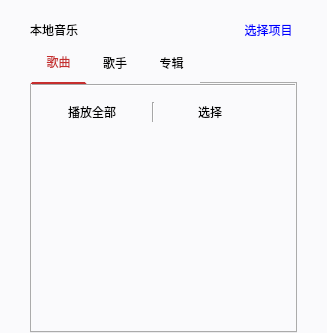
              <widget class="QWidget" name="topRightStackedWidgetPage1" native="true">
               <layout class="QGridLayout" name="gridLayout_4">
                <property name="leftMargin">
                 <number>0</number>
                </property>
                <property name="topMargin">
                 <number>0</number>
                </property>
                <property name="rightMargin">
                 <number>0</number>
                </property>
                <property name="bottomMargin">
                 <number>0</number>
                </property>
                <property name="spacing">
                 <number>0</number>
                </property>
                <item row="0" column="0">
                 <widget class="QFrame" name="frame_8">
                  <property name="styleSheet">
                   <string notr="true">QFrame{
    background-color:#fafafc;
}</string>
                  </property>
                  <property name="frameShape">
                   <enum>QFrame::NoFrame</enum>
                  </property>
                  <property name="frameShadow">
                   <enum>QFrame::Plain</enum>
                  </property>
                  <layout class="QVBoxLayout" name="verticalLayout_4">
                   <property name="spacing">
                    <number>0</number>
                   </property>
                   <property name="leftMargin">
                    <number>30</number>
                   </property>
                   <property name="topMargin">
                    <number>20</number>
                   </property>
                   <property name="rightMargin">
                    <number>30</number>
                   </property>
                   <property name="bottomMargin">
                    <number>0</number>
                   </property>
                   <item>
                    <layout class="QHBoxLayout" name="horizontalLayout_10">
                     <property name="spacing">
                      <number>0</number>
                     </property>
                     <item>
                      <widget class="QLabel" name="label_3">
                       <property name="text">
                        <string>本地音乐</string>
                       </property>
                      </widget>
                     </item>
                     <item>
                      <spacer name="horizontalSpacer_4">
                       <property name="orientation">
                        <enum>Qt::Horizontal</enum>
                       </property>
                       <property name="sizeHint" stdset="0">
                        <size>
                         <width>40</width>
                         <height>20</height>
                        </size>
                       </property>
                      </spacer>
                     </item>
                     <item>
                      <widget class="QToolButton" name="toolButton_FileOpen">
                       <property name="maximumSize">
                        <size>
                         <width>90</width>
                         <height>20</height>
                        </size>
                       </property>
                       <property name="styleSheet">
                        <string notr="true">QToolButton{
	background-color:#fafafc;
    border:0px;      
	font: 10pt &quot;Microsoft YaHei UI&quot;;
    color:blue;
}
QToolButton:pressed{ /*按下按钮后*/  
    background-color:#fafafc;   
}</string>
                       </property>
                       <property name="text">
                        <string>选择项目</string>
                       </property>
                       <property name="icon">
                        <iconset resource="rescources.qrc">
                         <normaloff>:/Resources/btnlist.png</normaloff>:/Resources/btnlist.png</iconset>
                       </property>
                       <property name="toolButtonStyle">
                        <enum>Qt::ToolButtonTextBesideIcon</enum>
                       </property>
                      </widget>
                     </item>
                    </layout>
                   </item>
                   <item>
                    <widget class="QTabWidget" name="tabWidget">
                     <property name="styleSheet">
                      <string notr="true">QTabWidget::pane { /* The tab widget frame */
    border：0px;
}
QTabWidget::tab-bar {
   min-width:210px;
   min-height:40px;
   left:-40px;
}
QTabBar::tab {
    background:#fafafc;
    min-width: 50px;
    min-height:40px; 
    border: 2px solid #fafafc; 
    font: 11pt &quot;Microsoft YaHei UI&quot;;;
}
QTabBar::tab:selected {
    border-bottom-color: #c62e2e; /* same as pane color */
    color:#c62e2e;
}</string>
                     </property>
                     <property name="tabShape">
                      <enum>QTabWidget::Rounded</enum>
                     </property>
                     <property name="currentIndex">
                      <number>0</number>
                     </property>
                     <property name="elideMode">
                      <enum>Qt::ElideNone</enum>
                     </property>
                     <property name="documentMode">
                      <bool>false</bool>
                     </property>
                     <property name="tabsClosable">
                      <bool>false</bool>
                     </property>
                     <property name="movable">
                      <bool>false</bool>
                     </property>
                     <widget class="QWidget" name="tab">
                      <attribute name="title">
                       <string>歌曲</string>
                      </attribute>
                      <layout class="QVBoxLayout" name="verticalLayout_6">
                       <property name="spacing">
                        <number>0</number>
                       </property>
                       <property name="leftMargin">
                        <number>0</number>
                       </property>
                       <property name="topMargin">
                        <number>0</number>
                       </property>
                       <property name="rightMargin">
                        <number>0</number>
                       </property>
                       <property name="bottomMargin">
                        <number>0</number>
                       </property>
                       <item>
                        <widget class="QFrame" name="frame_7">
                         <property name="styleSheet">
                          <string notr="true">QFrame{
    background-color:#fafafc;
}</string>
                         </property>
                         <property name="frameShape">
                          <enum>QFrame::NoFrame</enum>
                         </property>
                         <property name="frameShadow">
                          <enum>QFrame::Plain</enum>
                         </property>
                         <layout class="QVBoxLayout" name="verticalLayout_5">
                          <property name="spacing">
                           <number>0</number>
                          </property>
                          <property name="leftMargin">
                           <number>0</number>
                          </property>
                          <property name="topMargin">
                           <number>0</number>
                          </property>
                          <property name="rightMargin">
                           <number>0</number>
                          </property>
                          <property name="bottomMargin">
                           <number>0</number>
                          </property>
                          <item>
                           <widget class="Line" name="line">
                            <property name="frameShadow">
                             <enum>QFrame::Sunken</enum>
                            </property>
                            <property name="orientation">
                             <enum>Qt::Horizontal</enum>
                            </property>
                           </widget>
                          </item>
                          <item>
                           <layout class="QHBoxLayout" name="horizontalLayout_9">
                            <property name="spacing">
                             <number>10</number>
                            </property>
                            <property name="leftMargin">
                             <number>10</number>
                            </property>
                            <item>
                             <widget class="QToolButton" name="toolButton_10">
                              <property name="minimumSize">
                               <size>
                                <width>100</width>
                                <height>50</height>
                               </size>
                              </property>
                              <property name="maximumSize">
                               <size>
                                <width>16777215</width>
                                <height>16777215</height>
                               </size>
                              </property>
                              <property name="layoutDirection">
                               <enum>Qt::LeftToRight</enum>
                              </property>
                              <property name="autoFillBackground">
                               <bool>false</bool>
                              </property>
                              <property name="styleSheet">
                               <string notr="true">QToolButton{
	background-color:#fafafc;
    border:0px;      
	font: 10pt &quot;Microsoft YaHei UI&quot;;
}
QToolButton:pressed{ /*按下按钮后*/  
    background-color:#fafafc;   
}</string>
                              </property>
                              <property name="text">
                               <string>播放全部</string>
                              </property>
                              <property name="icon">
                               <iconset resource="rescources.qrc">
                                <normaloff>:/Resources/btnmusic2.png</normaloff>:/Resources/btnmusic2.png</iconset>
                              </property>
                              <property name="iconSize">
                               <size>
                                <width>20</width>
                                <height>20</height>
                               </size>
                              </property>
                              <property name="popupMode">
                               <enum>QToolButton::InstantPopup</enum>
                              </property>
                              <property name="toolButtonStyle">
                               <enum>Qt::ToolButtonTextBesideIcon</enum>
                              </property>
                              <property name="autoRaise">
                               <bool>false</bool>
                              </property>
                              <property name="arrowType">
                               <enum>Qt::NoArrow</enum>
                              </property>
                             </widget>
                            </item>
                            <item>
                             <widget class="Line" name="line_2">
                              <property name="minimumSize">
                               <size>
                                <width>0</width>
                                <height>20</height>
                               </size>
                              </property>
                              <property name="maximumSize">
                               <size>
                                <width>16777215</width>
                                <height>20</height>
                               </size>
                              </property>
                              <property name="frameShadow">
                               <enum>QFrame::Sunken</enum>
                              </property>
                              <property name="orientation">
                               <enum>Qt::Vertical</enum>
                              </property>
                             </widget>
                            </item>
                            <item>
                             <widget class="QToolButton" name="toolButton_9">
                              <property name="minimumSize">
                               <size>
                                <width>90</width>
                                <height>0</height>
                               </size>
                              </property>
                              <property name="maximumSize">
                               <size>
                                <width>90</width>
                                <height>50</height>
                               </size>
                              </property>
                              <property name="styleSheet">
                               <string notr="true">QToolButton{
	background-color:#fafafc;
    border:0px;  
	font: 10pt &quot;Microsoft YaHei UI&quot;;
}
QToolButton:pressed{ /*按下按钮后*/  
    background-color:#fafafc;   
}</string>
                              </property>
                              <property name="text">
                               <string>选择</string>
                              </property>
                              <property name="icon">
                               <iconset resource="rescources.qrc">
                                <normaloff>:/Resources/listsequence.png</normaloff>:/Resources/listsequence.png</iconset>
                              </property>
                              <property name="iconSize">
                               <size>
                                <width>20</width>
                                <height>20</height>
                               </size>
                              </property>
                              <property name="toolButtonStyle">
                               <enum>Qt::ToolButtonTextBesideIcon</enum>
                              </property>
                             </widget>
                            </item>
                            <item>
                             <spacer name="horizontalSpacer_3">
                              <property name="orientation">
                               <enum>Qt::Horizontal</enum>
                              </property>
                              <property name="sizeHint" stdset="0">
                               <size>
                                <width>40</width>
                                <height>20</height>
                               </size>
                              </property>
                             </spacer>
                            </item>
                           </layout>
                          </item>
                          <item>
                           <widget class="MusicInfoView" name="listView_2">
                            <property name="styleSheet">
                             <string notr="true">QScrollBar:vertical {
    background: #111111;
    width: 16px;
    margin: 16px 0 16px 0;
}

QScrollBar::handle:vertical {
    background: #555555;
    min-height: 16px;
}

QScrollBar::add-line:vertical {
    background: #444444;
    height: 16px;
    subcontrol-position: bottom;
    subcontrol-origin: margin;
}

QScrollBar::sub-line:vertical {
    background: #444444;
    height: 16px;
    subcontrol-position: top;
    subcontrol-origin: margin;
}

QScrollBar::add-page:vertical, QScrollBar::sub-page:vertical {
    background: none;
}

QScrollBar:up-arrow:vertical, QScrollBar:down-arrow:vertical {
    border: 2px solid #333333;
    width: 6px;
    height: 6px;
    background: #5f5f5f;
}
</string>
                            </property>
                            <property name="frameShape">
                             <enum>QFrame::NoFrame</enum>
                            </property>
                            <property name="frameShadow">
                             <enum>QFrame::Plain</enum>
                            </property>
                            <property name="sizeAdjustPolicy">
                             <enum>QAbstractScrollArea::AdjustIgnored</enum>
                            </property>
                            <property name="autoScroll">
                             <bool>true</bool>
                            </property>
                            <property name="autoScrollMargin">
                             <number>16</number>
                            </property>
                            <property name="editTriggers">
                             <set>QAbstractItemView::NoEditTriggers</set>
                            </property>
                            <property name="showDropIndicator" stdset="0">
                             <bool>true</bool>
                            </property>
                            <property name="selectionMode">
                             <enum>QAbstractItemView::SingleSelection</enum>
                            </property>
                            <property name="selectionBehavior">
                             <enum>QAbstractItemView::SelectRows</enum>
                            </property>
                            <property name="verticalScrollMode">
                             <enum>QAbstractItemView::ScrollPerPixel</enum>
                            </property>
                            <property name="horizontalScrollMode">
                             <enum>QAbstractItemView::ScrollPerPixel</enum>
                            </property>
                            <property name="resizeMode">
                             <enum>QListView::Fixed</enum>
                            </property>
                            <property name="layoutMode">
                             <enum>QListView::SinglePass</enum>
                            </property>
                            <property name="modelColumn">
                             <number>0</number>
                            </property>
                            <property name="uniformItemSizes">
                             <bool>true</bool>
                            </property>
                            <property name="batchSize">
                             <number>10</number>
                            </property>
                            <property name="wordWrap">
                             <bool>true</bool>
                            </property>
                           </widget>
                          </item>
                         </layout>
                        </widget>
                       </item>
                      </layout>
                     </widget>
                     <widget class="QWidget" name="tab_2">
                      <attribute name="title">
                       <string>歌手</string>
                      </attribute>
                     </widget>
                     <widget class="QWidget" name="tab_3">
                      <attribute name="title">
                       <string>专辑</string>
                      </attribute>
                     </widget>
                    </widget>
                   </item>
                  </layout>
                 </widget>
                </item>
               </layout>
              </widget>
